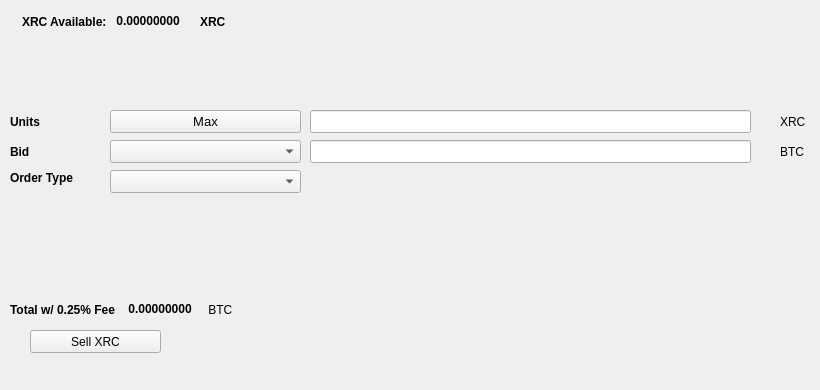
   <widget class="QWidget" name="SellTab">
    <attribute name="title">
     <string>Sell</string>
    </attribute>
    <widget class="QLabel" name="label_16">
     <property name="geometry">
      <rect>
       <x>780</x>
       <y>140</y>
       <width>31</width>
       <height>23</height>
      </rect>
     </property>
     <property name="text">
      <string>BTC</string>
     </property>
    </widget>
    <widget class="QComboBox" name="SellBidcomboBox">
     <property name="geometry">
      <rect>
       <x>110</x>
       <y>140</y>
       <width>191</width>
       <height>23</height>
      </rect>
     </property>
     <property name="font">
      <font>
       <pointsize>10</pointsize>
      </font>
     </property>
    </widget>
    <widget class="QLabel" name="label_18">
     <property name="geometry">
      <rect>
       <x>10</x>
       <y>110</y>
       <width>46</width>
       <height>23</height>
      </rect>
     </property>
     <property name="font">
      <font>
       <weight>75</weight>
       <bold>true</bold>
      </font>
     </property>
     <property name="text">
      <string>Units</string>
     </property>
    </widget>
    <widget class="QPushButton" name="Sell_Max_Amount">
     <property name="geometry">
      <rect>
       <x>110</x>
       <y>110</y>
       <width>191</width>
       <height>23</height>
      </rect>
     </property>
     <property name="font">
      <font>
       <pointsize>10</pointsize>
      </font>
     </property>
     <property name="text">
      <string>Max</string>
     </property>
    </widget>
    <widget class="QLabel" name="label_20">
     <property name="geometry">
      <rect>
       <x>10</x>
       <y>170</y>
       <width>91</width>
       <height>16</height>
      </rect>
     </property>
     <property name="font">
      <font>
       <weight>75</weight>
       <bold>true</bold>
      </font>
     </property>
     <property name="text">
      <string>Order Type</string>
     </property>
    </widget>
    <widget class="QComboBox" name="SellOrdertypeCombo">
     <property name="geometry">
      <rect>
       <x>110</x>
       <y>170</y>
       <width>191</width>
       <height>23</height>
      </rect>
     </property>
     <property name="font">
      <font>
       <pointsize>10</pointsize>
      </font>
     </property>
    </widget>
    <widget class="QLabel" name="label_21">
     <property name="geometry">
      <rect>
       <x>10</x>
       <y>140</y>
       <width>46</width>
       <height>23</height>
      </rect>
     </property>
     <property name="font">
      <font>
       <weight>75</weight>
       <bold>true</bold>
      </font>
     </property>
     <property name="text">
      <string>Bid</string>
     </property>
    </widget>
    <widget class="QLabel" name="label_22">
     <property name="geometry">
      <rect>
       <x>780</x>
       <y>110</y>
       <width>31</width>
       <height>23</height>
      </rect>
     </property>
     <property name="text">
      <string>XRC</string>
     </property>
    </widget>
    <widget class="QLineEdit" name="UnitsInputXRC">
     <property name="geometry">
      <rect>
       <x>310</x>
       <y>110</y>
       <width>441</width>
       <height>23</height>
      </rect>
     </property>
     <property name="font">
      <font>
       <pointsize>9</pointsize>
       <weight>75</weight>
       <bold>true</bold>
      </font>
     </property>
    </widget>
    <widget class="QLineEdit" name="SellBidPriceEdit">
     <property name="geometry">
      <rect>
       <x>310</x>
       <y>140</y>
       <width>441</width>
       <height>23</height>
      </rect>
     </property>
     <property name="font">
      <font>
       <pointsize>9</pointsize>
       <weight>75</weight>
       <bold>true</bold>
      </font>
     </property>
    </widget>
    <widget class="QPushButton" name="SellXRCBTN">
     <property name="geometry">
      <rect>
       <x>30</x>
       <y>330</y>
       <width>131</width>
       <height>23</height>
      </rect>
     </property>
     <property name="text">
      <string>Sell XRC</string>
     </property>
     <property name="icon">
      <iconset resource="../runecash">
       <normaloff>:/icons/bitcoin</normaloff>:/icons/bitcoin</iconset>
     </property>
    </widget>
    <widget class="QWidget" name="layoutWidget3">
     <property name="geometry">
      <rect>
       <x>22</x>
       <y>12</y>
       <width>258</width>
       <height>19</height>
      </rect>
     </property>
     <layout class="QHBoxLayout" name="horizontalLayout">
      <item>
       <widget class="QLabel" name="label232_2">
        <property name="font">
         <font>
          <weight>75</weight>
          <bold>true</bold>
         </font>
        </property>
        <property name="text">
         <string>XRC Available:</string>
        </property>
       </widget>
      </item>
      <item>
       <widget class="QLabel" name="XRCAvailableLabel">
        <property name="palette">
         <palette>
          <active>
           <colorrole role="WindowText">
            <brush brushstyle="SolidPattern">
             <color alpha="255">
              <red>0</red>
              <green>0</green>
              <blue>0</blue>
             </color>
            </brush>
           </colorrole>
           <colorrole role="Button">
            <brush brushstyle="SolidPattern">
             <color alpha="255">
              <red>0</red>
              <green>170</green>
              <blue>0</blue>
             </color>
            </brush>
           </colorrole>
           <colorrole role="Light">
            <brush brushstyle="SolidPattern">
             <color alpha="255">
              <red>0</red>
              <green>255</green>
              <blue>0</blue>
             </color>
            </brush>
           </colorrole>
           <colorrole role="Midlight">
            <brush brushstyle="SolidPattern">
             <color alpha="255">
              <red>0</red>
              <green>212</green>
              <blue>0</blue>
             </color>
            </brush>
           </colorrole>
           <colorrole role="Dark">
            <brush brushstyle="SolidPattern">
             <color alpha="255">
              <red>0</red>
              <green>85</green>
              <blue>0</blue>
             </color>
            </brush>
           </colorrole>
           <colorrole role="Mid">
            <brush brushstyle="SolidPattern">
             <color alpha="255">
              <red>0</red>
              <green>113</green>
              <blue>0</blue>
             </color>
            </brush>
           </colorrole>
           <colorrole role="Text">
            <brush brushstyle="SolidPattern">
             <color alpha="255">
              <red>0</red>
              <green>170</green>
              <blue>0</blue>
             </color>
            </brush>
           </colorrole>
           <colorrole role="BrightText">
            <brush brushstyle="SolidPattern">
             <color alpha="255">
              <red>255</red>
              <green>255</green>
              <blue>255</blue>
             </color>
            </brush>
           </colorrole>
           <colorrole role="ButtonText">
            <brush brushstyle="SolidPattern">
             <color alpha="255">
              <red>0</red>
              <green>0</green>
              <blue>0</blue>
             </color>
            </brush>
           </colorrole>
           <colorrole role="Base">
            <brush brushstyle="SolidPattern">
             <color alpha="255">
              <red>255</red>
              <green>255</green>
              <blue>255</blue>
             </color>
            </brush>
           </colorrole>
           <colorrole role="Window">
            <brush brushstyle="SolidPattern">
             <color alpha="255">
              <red>0</red>
              <green>170</green>
              <blue>0</blue>
             </color>
            </brush>
           </colorrole>
           <colorrole role="Shadow">
            <brush brushstyle="SolidPattern">
             <color alpha="255">
              <red>0</red>
              <green>0</green>
              <blue>0</blue>
             </color>
            </brush>
           </colorrole>
           <colorrole role="AlternateBase">
            <brush brushstyle="SolidPattern">
             <color alpha="255">
              <red>127</red>
              <green>212</green>
              <blue>127</blue>
             </color>
            </brush>
           </colorrole>
           <colorrole role="ToolTipBase">
            <brush brushstyle="SolidPattern">
             <color alpha="255">
              <red>255</red>
              <green>255</green>
              <blue>220</blue>
             </color>
            </brush>
           </colorrole>
           <colorrole role="ToolTipText">
            <brush brushstyle="SolidPattern">
             <color alpha="255">
              <red>0</red>
              <green>0</green>
              <blue>0</blue>
             </color>
            </brush>
           </colorrole>
          </active>
          <inactive>
           <colorrole role="WindowText">
            <brush brushstyle="SolidPattern">
             <color alpha="255">
              <red>0</red>
              <green>0</green>
              <blue>0</blue>
             </color>
            </brush>
           </colorrole>
           <colorrole role="Button">
            <brush brushstyle="SolidPattern">
             <color alpha="255">
              <red>0</red>
              <green>170</green>
              <blue>0</blue>
             </color>
            </brush>
           </colorrole>
           <colorrole role="Light">
            <brush brushstyle="SolidPattern">
             <color alpha="255">
              <red>0</red>
              <green>255</green>
              <blue>0</blue>
             </color>
            </brush>
           </colorrole>
           <colorrole role="Midlight">
            <brush brushstyle="SolidPattern">
             <color alpha="255">
              <red>0</red>
              <green>212</green>
              <blue>0</blue>
             </color>
            </brush>
           </colorrole>
           <colorrole role="Dark">
            <brush brushstyle="SolidPattern">
             <color alpha="255">
              <red>0</red>
              <green>85</green>
              <blue>0</blue>
             </color>
            </brush>
           </colorrole>
           <colorrole role="Mid">
            <brush brushstyle="SolidPattern">
             <color alpha="255">
              <red>0</red>
              <green>113</green>
              <blue>0</blue>
             </color>
            </brush>
           </colorrole>
           <colorrole role="Text">
            <brush brushstyle="SolidPattern">
             <color alpha="255">
              <red>0</red>
              <green>170</green>
              <blue>0</blue>
             </color>
            </brush>
           </colorrole>
           <colorrole role="BrightText">
            <brush brushstyle="SolidPattern">
             <color alpha="255">
              <red>255</red>
              <green>255</green>
              <blue>255</blue>
             </color>
            </brush>
           </colorrole>
           <colorrole role="ButtonText">
            <brush brushstyle="SolidPattern">
             <color alpha="255">
              <red>0</red>
              <green>0</green>
              <blue>0</blue>
             </color>
            </brush>
           </colorrole>
           <colorrole role="Base">
            <brush brushstyle="SolidPattern">
             <color alpha="255">
              <red>255</red>
              <green>255</green>
              <blue>255</blue>
             </color>
            </brush>
           </colorrole>
           <colorrole role="Window">
            <brush brushstyle="SolidPattern">
             <color alpha="255">
              <red>0</red>
              <green>170</green>
              <blue>0</blue>
             </color>
            </brush>
           </colorrole>
           <colorrole role="Shadow">
            <brush brushstyle="SolidPattern">
             <color alpha="255">
              <red>0</red>
              <green>0</green>
              <blue>0</blue>
             </color>
            </brush>
           </colorrole>
           <colorrole role="AlternateBase">
            <brush brushstyle="SolidPattern">
             <color alpha="255">
              <red>127</red>
              <green>212</green>
              <blue>127</blue>
             </color>
            </brush>
           </colorrole>
           <colorrole role="ToolTipBase">
            <brush brushstyle="SolidPattern">
             <color alpha="255">
              <red>255</red>
              <green>255</green>
              <blue>220</blue>
             </color>
            </brush>
           </colorrole>
           <colorrole role="ToolTipText">
            <brush brushstyle="SolidPattern">
             <color alpha="255">
              <red>0</red>
              <green>0</green>
              <blue>0</blue>
             </color>
            </brush>
           </colorrole>
          </inactive>
          <disabled>
           <colorrole role="WindowText">
            <brush brushstyle="SolidPattern">
             <color alpha="255">
              <red>0</red>
              <green>85</green>
              <blue>0</blue>
             </color>
            </brush>
           </colorrole>
           <colorrole role="Button">
            <brush brushstyle="SolidPattern">
             <color alpha="255">
              <red>0</red>
              <green>170</green>
              <blue>0</blue>
             </color>
            </brush>
           </colorrole>
           <colorrole role="Light">
            <brush brushstyle="SolidPattern">
             <color alpha="255">
              <red>0</red>
              <green>255</green>
              <blue>0</blue>
             </color>
            </brush>
           </colorrole>
           <colorrole role="Midlight">
            <brush brushstyle="SolidPattern">
             <color alpha="255">
              <red>0</red>
              <green>212</green>
              <blue>0</blue>
             </color>
            </brush>
           </colorrole>
           <colorrole role="Dark">
            <brush brushstyle="SolidPattern">
             <color alpha="255">
              <red>0</red>
              <green>85</green>
              <blue>0</blue>
             </color>
            </brush>
           </colorrole>
           <colorrole role="Mid">
            <brush brushstyle="SolidPattern">
             <color alpha="255">
              <red>0</red>
              <green>113</green>
              <blue>0</blue>
             </color>
            </brush>
           </colorrole>
           <colorrole role="Text">
            <brush brushstyle="SolidPattern">
             <color alpha="255">
              <red>0</red>
              <green>85</green>
              <blue>0</blue>
             </color>
            </brush>
           </colorrole>
           <colorrole role="BrightText">
            <brush brushstyle="SolidPattern">
             <color alpha="255">
              <red>255</red>
              <green>255</green>
              <blue>255</blue>
             </color>
            </brush>
           </colorrole>
           <colorrole role="ButtonText">
            <brush brushstyle="SolidPattern">
             <color alpha="255">
              <red>0</red>
              <green>85</green>
              <blue>0</blue>
             </color>
            </brush>
           </colorrole>
           <colorrole role="Base">
            <brush brushstyle="SolidPattern">
             <color alpha="255">
              <red>0</red>
              <green>170</green>
              <blue>0</blue>
             </color>
            </brush>
           </colorrole>
           <colorrole role="Window">
            <brush brushstyle="SolidPattern">
             <color alpha="255">
              <red>0</red>
              <green>170</green>
              <blue>0</blue>
             </color>
            </brush>
           </colorrole>
           <colorrole role="Shadow">
            <brush brushstyle="SolidPattern">
             <color alpha="255">
              <red>0</red>
              <green>0</green>
              <blue>0</blue>
             </color>
            </brush>
           </colorrole>
           <colorrole role="AlternateBase">
            <brush brushstyle="SolidPattern">
             <color alpha="255">
              <red>0</red>
              <green>170</green>
              <blue>0</blue>
             </color>
            </brush>
           </colorrole>
           <colorrole role="ToolTipBase">
            <brush brushstyle="SolidPattern">
             <color alpha="255">
              <red>255</red>
              <green>255</green>
              <blue>220</blue>
             </color>
            </brush>
           </colorrole>
           <colorrole role="ToolTipText">
            <brush brushstyle="SolidPattern">
             <color alpha="255">
              <red>0</red>
              <green>0</green>
              <blue>0</blue>
             </color>
            </brush>
           </colorrole>
          </disabled>
         </palette>
        </property>
        <property name="font">
         <font>
          <weight>75</weight>
          <bold>true</bold>
         </font>
        </property>
        <property name="text">
         <string> 0.00000000 </string>
        </property>
        <property name="textInteractionFlags">
         <set>Qt::LinksAccessibleByMouse|Qt::TextSelectableByKeyboard|Qt::TextSelectableByMouse</set>
        </property>
       </widget>
      </item>
      <item>
       <widget class="QLabel" name="labelXRC">
        <property name="font">
         <font>
          <weight>75</weight>
          <bold>true</bold>
         </font>
        </property>
        <property name="text">
         <string>XRC</string>
        </property>
       </widget>
      </item>
     </layout>
    </widget>
    <widget class="QWidget" name="layoutWidget">
     <property name="geometry">
      <rect>
       <x>10</x>
       <y>300</y>
       <width>268</width>
       <height>19</height>
      </rect>
     </property>
     <layout class="QHBoxLayout" name="horizontalLayout_2">
      <item>
       <widget class="QLabel" name="label_19">
        <property name="font">
         <font>
          <weight>75</weight>
          <bold>true</bold>
         </font>
        </property>
        <property name="text">
         <string>Total w/ 0.25% Fee </string>
        </property>
       </widget>
      </item>
      <item>
       <widget class="QLabel" name="SellCostLabel">
        <property name="palette">
         <palette>
          <active>
           <colorrole role="WindowText">
            <brush brushstyle="SolidPattern">
             <color alpha="255">
              <red>0</red>
              <green>0</green>
              <blue>0</blue>
             </color>
            </brush>
           </colorrole>
           <colorrole role="Button">
            <brush brushstyle="SolidPattern">
             <color alpha="255">
              <red>0</red>
              <green>170</green>
              <blue>0</blue>
             </color>
            </brush>
           </colorrole>
           <colorrole role="Light">
            <brush brushstyle="SolidPattern">
             <color alpha="255">
              <red>0</red>
              <green>255</green>
              <blue>0</blue>
             </color>
            </brush>
           </colorrole>
           <colorrole role="Midlight">
            <brush brushstyle="SolidPattern">
             <color alpha="255">
              <red>0</red>
              <green>212</green>
              <blue>0</blue>
             </color>
            </brush>
           </colorrole>
           <colorrole role="Dark">
            <brush brushstyle="SolidPattern">
             <color alpha="255">
              <red>0</red>
              <green>85</green>
              <blue>0</blue>
             </color>
            </brush>
           </colorrole>
           <colorrole role="Mid">
            <brush brushstyle="SolidPattern">
             <color alpha="255">
              <red>0</red>
              <green>113</green>
              <blue>0</blue>
             </color>
            </brush>
           </colorrole>
           <colorrole role="Text">
            <brush brushstyle="SolidPattern">
             <color alpha="255">
              <red>0</red>
              <green>170</green>
              <blue>0</blue>
             </color>
            </brush>
           </colorrole>
           <colorrole role="BrightText">
            <brush brushstyle="SolidPattern">
             <color alpha="255">
              <red>255</red>
              <green>255</green>
              <blue>255</blue>
             </color>
            </brush>
           </colorrole>
           <colorrole role="ButtonText">
            <brush brushstyle="SolidPattern">
             <color alpha="255">
              <red>0</red>
              <green>0</green>
              <blue>0</blue>
             </color>
            </brush>
           </colorrole>
           <colorrole role="Base">
            <brush brushstyle="SolidPattern">
             <color alpha="255">
              <red>255</red>
              <green>255</green>
              <blue>255</blue>
             </color>
            </brush>
           </colorrole>
           <colorrole role="Window">
            <brush brushstyle="SolidPattern">
             <color alpha="255">
              <red>0</red>
              <green>170</green>
              <blue>0</blue>
             </color>
            </brush>
           </colorrole>
           <colorrole role="Shadow">
            <brush brushstyle="SolidPattern">
             <color alpha="255">
              <red>0</red>
              <green>0</green>
              <blue>0</blue>
             </color>
            </brush>
           </colorrole>
           <colorrole role="AlternateBase">
            <brush brushstyle="SolidPattern">
             <color alpha="255">
              <red>127</red>
              <green>212</green>
              <blue>127</blue>
             </color>
            </brush>
           </colorrole>
           <colorrole role="ToolTipBase">
            <brush brushstyle="SolidPattern">
             <color alpha="255">
              <red>255</red>
              <green>255</green>
              <blue>220</blue>
             </color>
            </brush>
           </colorrole>
           <colorrole role="ToolTipText">
            <brush brushstyle="SolidPattern">
             <color alpha="255">
              <red>0</red>
              <green>0</green>
              <blue>0</blue>
             </color>
            </brush>
           </colorrole>
          </active>
          <inactive>
           <colorrole role="WindowText">
            <brush brushstyle="SolidPattern">
             <color alpha="255">
              <red>0</red>
              <green>0</green>
              <blue>0</blue>
             </color>
            </brush>
           </colorrole>
           <colorrole role="Button">
            <brush brushstyle="SolidPattern">
             <color alpha="255">
              <red>0</red>
              <green>170</green>
              <blue>0</blue>
             </color>
            </brush>
           </colorrole>
           <colorrole role="Light">
            <brush brushstyle="SolidPattern">
             <color alpha="255">
              <red>0</red>
              <green>255</green>
              <blue>0</blue>
             </color>
            </brush>
           </colorrole>
           <colorrole role="Midlight">
            <brush brushstyle="SolidPattern">
             <color alpha="255">
              <red>0</red>
              <green>212</green>
              <blue>0</blue>
             </color>
            </brush>
           </colorrole>
           <colorrole role="Dark">
            <brush brushstyle="SolidPattern">
             <color alpha="255">
              <red>0</red>
              <green>85</green>
              <blue>0</blue>
             </color>
            </brush>
           </colorrole>
           <colorrole role="Mid">
            <brush brushstyle="SolidPattern">
             <color alpha="255">
              <red>0</red>
              <green>113</green>
              <blue>0</blue>
             </color>
            </brush>
           </colorrole>
           <colorrole role="Text">
            <brush brushstyle="SolidPattern">
             <color alpha="255">
              <red>0</red>
              <green>170</green>
              <blue>0</blue>
             </color>
            </brush>
           </colorrole>
           <colorrole role="BrightText">
            <brush brushstyle="SolidPattern">
             <color alpha="255">
              <red>255</red>
              <green>255</green>
              <blue>255</blue>
             </color>
            </brush>
           </colorrole>
           <colorrole role="ButtonText">
            <brush brushstyle="SolidPattern">
             <color alpha="255">
              <red>0</red>
              <green>0</green>
              <blue>0</blue>
             </color>
            </brush>
           </colorrole>
           <colorrole role="Base">
            <brush brushstyle="SolidPattern">
             <color alpha="255">
              <red>255</red>
              <green>255</green>
              <blue>255</blue>
             </color>
            </brush>
           </colorrole>
           <colorrole role="Window">
            <brush brushstyle="SolidPattern">
             <color alpha="255">
              <red>0</red>
              <green>170</green>
              <blue>0</blue>
             </color>
            </brush>
           </colorrole>
           <colorrole role="Shadow">
            <brush brushstyle="SolidPattern">
             <color alpha="255">
              <red>0</red>
              <green>0</green>
              <blue>0</blue>
             </color>
            </brush>
           </colorrole>
           <colorrole role="AlternateBase">
            <brush brushstyle="SolidPattern">
             <color alpha="255">
              <red>127</red>
              <green>212</green>
              <blue>127</blue>
             </color>
            </brush>
           </colorrole>
           <colorrole role="ToolTipBase">
            <brush brushstyle="SolidPattern">
             <color alpha="255">
              <red>255</red>
              <green>255</green>
              <blue>220</blue>
             </color>
            </brush>
           </colorrole>
           <colorrole role="ToolTipText">
            <brush brushstyle="SolidPattern">
             <color alpha="255">
              <red>0</red>
              <green>0</green>
              <blue>0</blue>
             </color>
            </brush>
           </colorrole>
          </inactive>
          <disabled>
           <colorrole role="WindowText">
            <brush brushstyle="SolidPattern">
             <color alpha="255">
              <red>0</red>
              <green>85</green>
              <blue>0</blue>
             </color>
            </brush>
           </colorrole>
           <colorrole role="Button">
            <brush brushstyle="SolidPattern">
             <color alpha="255">
              <red>0</red>
              <green>170</green>
              <blue>0</blue>
             </color>
            </brush>
           </colorrole>
           <colorrole role="Light">
            <brush brushstyle="SolidPattern">
             <color alpha="255">
              <red>0</red>
              <green>255</green>
              <blue>0</blue>
             </color>
            </brush>
           </colorrole>
           <colorrole role="Midlight">
            <brush brushstyle="SolidPattern">
             <color alpha="255">
              <red>0</red>
              <green>212</green>
              <blue>0</blue>
             </color>
            </brush>
           </colorrole>
           <colorrole role="Dark">
            <brush brushstyle="SolidPattern">
             <color alpha="255">
              <red>0</red>
              <green>85</green>
              <blue>0</blue>
             </color>
            </brush>
           </colorrole>
           <colorrole role="Mid">
            <brush brushstyle="SolidPattern">
             <color alpha="255">
              <red>0</red>
              <green>113</green>
              <blue>0</blue>
             </color>
            </brush>
           </colorrole>
           <colorrole role="Text">
            <brush brushstyle="SolidPattern">
             <color alpha="255">
              <red>0</red>
              <green>85</green>
              <blue>0</blue>
             </color>
            </brush>
           </colorrole>
           <colorrole role="BrightText">
            <brush brushstyle="SolidPattern">
             <color alpha="255">
              <red>255</red>
              <green>255</green>
              <blue>255</blue>
             </color>
            </brush>
           </colorrole>
           <colorrole role="ButtonText">
            <brush brushstyle="SolidPattern">
             <color alpha="255">
              <red>0</red>
              <green>85</green>
              <blue>0</blue>
             </color>
            </brush>
           </colorrole>
           <colorrole role="Base">
            <brush brushstyle="SolidPattern">
             <color alpha="255">
              <red>0</red>
              <green>170</green>
              <blue>0</blue>
             </color>
            </brush>
           </colorrole>
           <colorrole role="Window">
            <brush brushstyle="SolidPattern">
             <color alpha="255">
              <red>0</red>
              <green>170</green>
              <blue>0</blue>
             </color>
            </brush>
           </colorrole>
           <colorrole role="Shadow">
            <brush brushstyle="SolidPattern">
             <color alpha="255">
              <red>0</red>
              <green>0</green>
              <blue>0</blue>
             </color>
            </brush>
           </colorrole>
           <colorrole role="AlternateBase">
            <brush brushstyle="SolidPattern">
             <color alpha="255">
              <red>0</red>
              <green>170</green>
              <blue>0</blue>
             </color>
            </brush>
           </colorrole>
           <colorrole role="ToolTipBase">
            <brush brushstyle="SolidPattern">
             <color alpha="255">
              <red>255</red>
              <green>255</green>
              <blue>220</blue>
             </color>
            </brush>
           </colorrole>
           <colorrole role="ToolTipText">
            <brush brushstyle="SolidPattern">
             <color alpha="255">
              <red>0</red>
              <green>0</green>
              <blue>0</blue>
             </color>
            </brush>
           </colorrole>
          </disabled>
         </palette>
        </property>
        <property name="font">
         <font>
          <weight>75</weight>
          <bold>true</bold>
         </font>
        </property>
        <property name="autoFillBackground">
         <bool>false</bool>
        </property>
        <property name="text">
         <string> 0.00000000</string>
        </property>
        <property name="textInteractionFlags">
         <set>Qt::LinksAccessibleByMouse|Qt::TextSelectableByMouse</set>
        </property>
       </widget>
      </item>
      <item>
       <widget class="QLabel" name="label_17">
        <property name="font">
         <font>
          <weight>50</weight>
          <bold>false</bold>
         </font>
        </property>
        <property name="text">
         <string> BTC</string>
        </property>
       </widget>
      </item>
     </layout>
    </widget>
    <widget class="QLabel" name="label_23">
     <property name="geometry">
      <rect>
       <x>460</x>
       <y>300</y>
       <width>281</width>
       <height>81</height>
      </rect>
     </property>
     <property name="text">
      <string/>
     </property>
     <property name="pixmap">
      <pixmap>:/images/bittrex</pixmap>
     </property>
    </widget>
   </widget>
